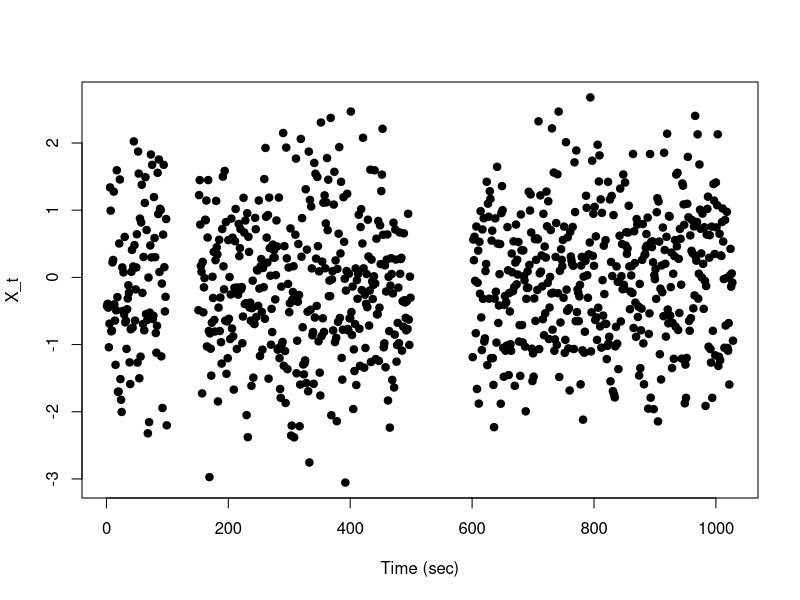
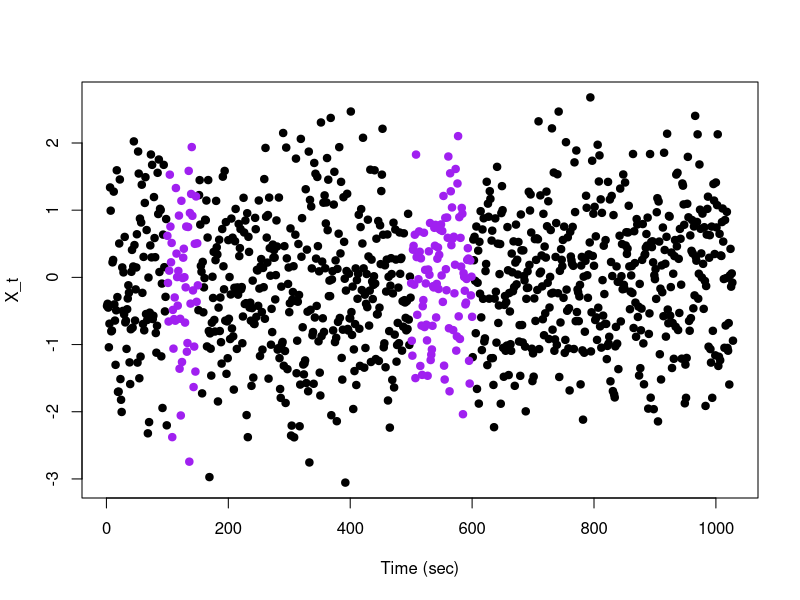
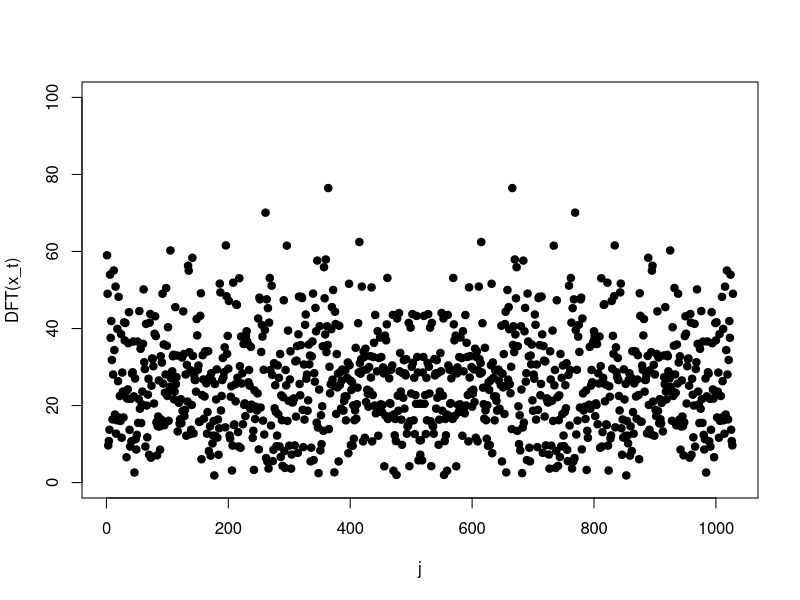
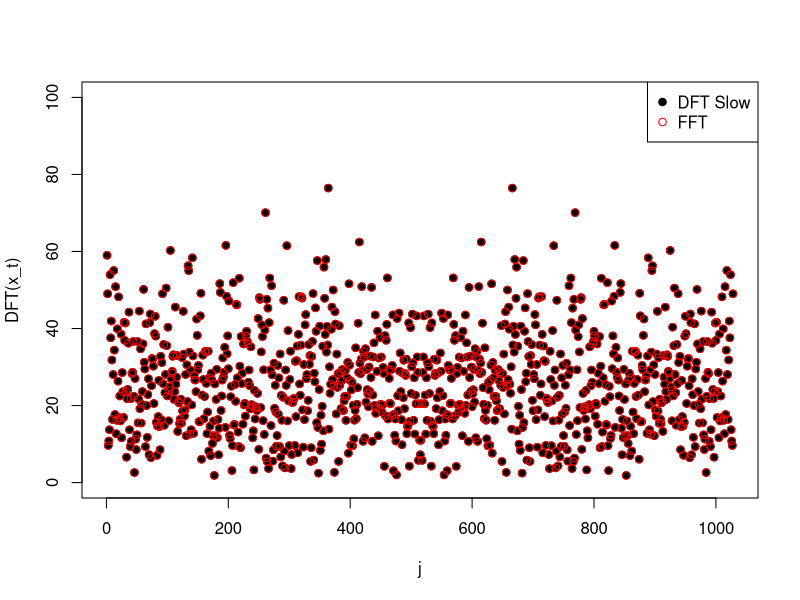
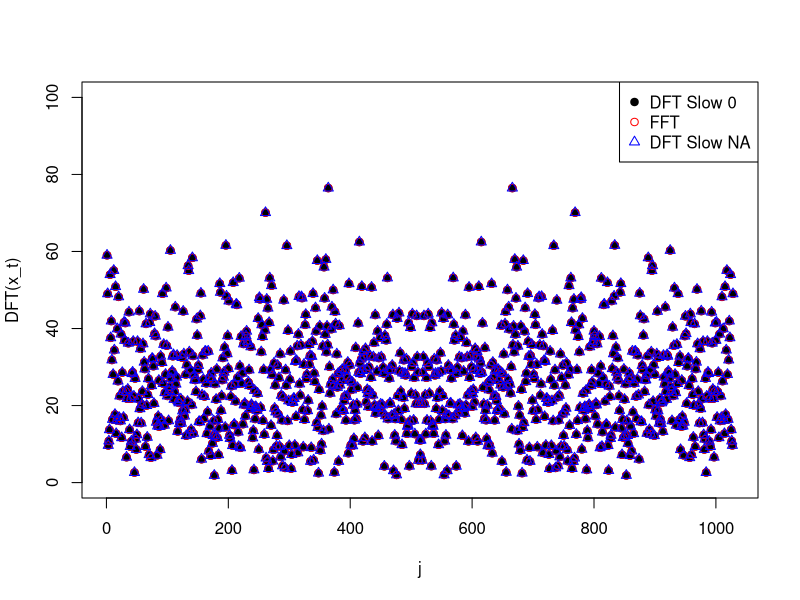
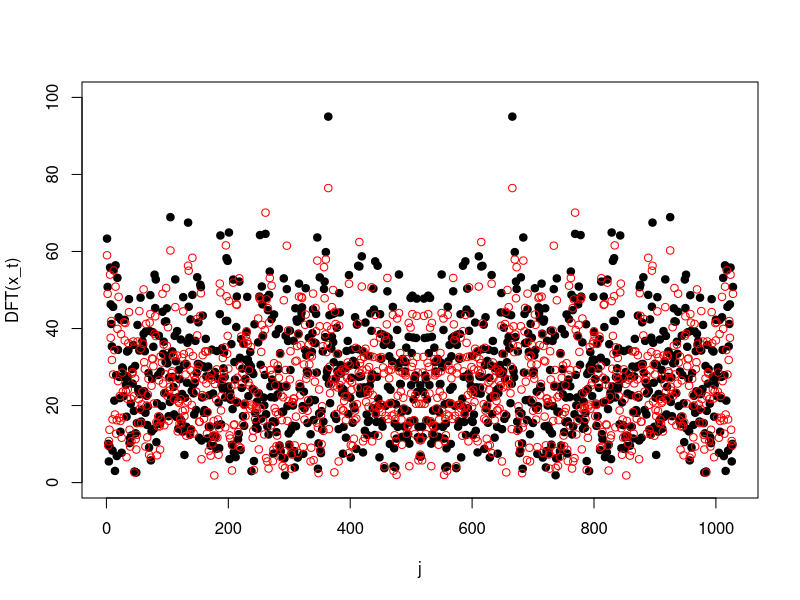

The R script that drew these images, in order:
## ---- chunk 1
knitr::opts_chunk$set(echo = FALSE)
fft0 <- function(z, inverse=FALSE) {
  n <- length(z)
  if(n == 0) return(z)
  k <- 0:(n-1)
  ff <- (if(inverse) 1 else -1) * 2*pi * 1i * k/n
  vapply(1:n, function(h) sum(z * exp(ff*(h-1)), na.rm = TRUE), complex(1))
}
## ---- chunk 2
y <- y_miss <-  rnorm(1028)
missing_window <- c(100:150, 500:600)
y_miss[missing_window] <-NA 

plot(y_miss, xlab = "Time (sec)", ylab = "X_t", pch = 19)
## ---- chunk 3
plot(y_miss, xlab = "Time (sec)", ylab = "X_t", pch = 19)
points(missing_window, y[missing_window], pch = 19, col = "purple")
## ---- chunk 4
# plotting DFT of x_t with 0 values where NA
y_zeros <- y_miss
y_zeros[is.na(y_miss)] <- 0
plot(abs(fft0(y_zeros)), ylab = "DFT(x_t)", xlab = "j", pch = 19, ylim = c(0,100))
## ---- chunk 5
# plotting comparing slow calculation of DFT with FFT output:
plot(abs(fft0(y_zeros)), ylab = "DFT(x_t)", xlab = "j", pch = 19, ylim = c(0,100))
points(abs(fft(y_zeros)), col = "red")
legend("topright",legend = c("DFT Slow", "FFT"), col = c("black", "red"), pch = c(19, 1))
## ---- chunk 6
# comparing DFT of zeroed signal and NA signal
plot(abs(fft0(y_zeros)), ylab = "DFT(x_t)", xlab = "j", pch = 19, ylim = c(0,100))
points(abs(fft(y_zeros)), col = "red")
points(abs(fft0(y_miss)), col = "blue", pch = 2)
legend("topright",legend = c("DFT Slow 0", "FFT", "DFT Slow NA"), col = c("black", "red", "blue"), pch = c(19, 1, 2))
## ---- chunk 7
plot(abs(fft(y)), ylab = "DFT(x_t)", xlab = "j", pch = 19, ylim = c(0,100))
points(abs(fft(y_zeros)), col = "red")
